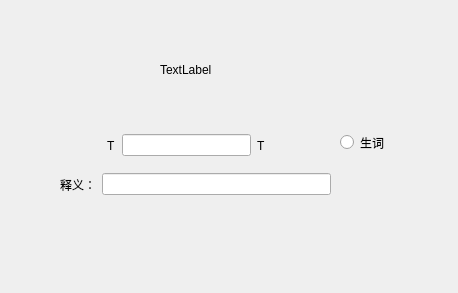
<?xml version="1.0" encoding="UTF-8"?>
<ui version="4.0">
 <class>WordSpelling</class>
 <widget class="QDialog" name="WordSpelling">
  <property name="geometry">
   <rect>
    <x>0</x>
    <y>0</y>
    <width>458</width>
    <height>293</height>
   </rect>
  </property>
  <property name="windowTitle">
   <string>Dialog</string>
  </property>
  <widget class="QLabel" name="top_label">
   <property name="geometry">
    <rect>
     <x>160</x>
     <y>60</y>
     <width>66</width>
     <height>19</height>
    </rect>
   </property>
   <property name="text">
    <string>TextLabel</string>
   </property>
  </widget>
  <widget class="QWidget" name="layoutWidget">
   <property name="geometry">
    <rect>
     <x>60</x>
     <y>170</y>
     <width>271</width>
     <height>29</height>
    </rect>
   </property>
   <layout class="QHBoxLayout" name="horizontalLayout_2">
    <item>
     <widget class="QLabel" name="meaning_label">
      <property name="text">
       <string>释义：</string>
      </property>
     </widget>
    </item>
    <item>
     <widget class="QLineEdit" name="meaning_lineEdit"/>
    </item>
   </layout>
  </widget>
  <widget class="QRadioButton" name="new_button">
   <property name="geometry">
    <rect>
     <x>340</x>
     <y>130</y>
     <width>109</width>
     <height>25</height>
    </rect>
   </property>
   <property name="text">
    <string>生词</string>
   </property>
  </widget>
  <widget class="QWidget" name="layoutWidget">
   <property name="geometry">
    <rect>
     <x>107</x>
     <y>131</y>
     <width>159</width>
     <height>29</height>
    </rect>
   </property>
   <layout class="QHBoxLayout" name="horizontalLayout">
    <item>
     <widget class="QLabel" name="wordfirst_label">
      <property name="text">
       <string>T</string>
      </property>
     </widget>
    </item>
    <item>
     <widget class="QLineEdit" name="word_lineEdit"/>
    </item>
    <item>
     <widget class="QLabel" name="wordlast_label">
      <property name="text">
       <string>T</string>
      </property>
     </widget>
    </item>
   </layout>
  </widget>
 </widget>
 <resources/>
 <connections/>
</ui>
